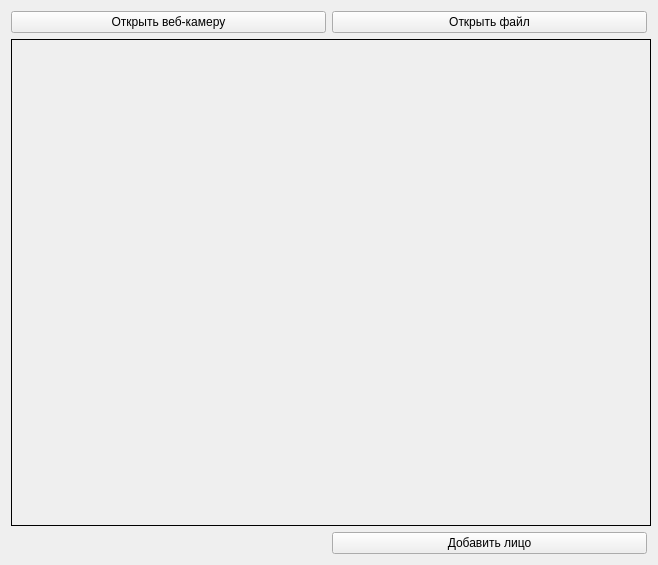
<?xml version="1.0" encoding="UTF-8"?>
<ui version="4.0">
 <class>MainWindow</class>
 <widget class="QMainWindow" name="MainWindow">
  <property name="geometry">
   <rect>
    <x>0</x>
    <y>0</y>
    <width>658</width>
    <height>565</height>
   </rect>
  </property>
  <property name="minimumSize">
   <size>
    <width>658</width>
    <height>565</height>
   </size>
  </property>
  <property name="windowTitle">
   <string>Face Recognition</string>
  </property>
  <widget class="QWidget" name="centralWidget">
   <layout class="QVBoxLayout" name="verticalLayout">
    <item>
     <layout class="QHBoxLayout" name="horizontalLayout_2">
      <item>
       <widget class="QPushButton" name="button_open_web_cam">
        <property name="text">
         <string>Открыть веб-камеру</string>
        </property>
       </widget>
      </item>
      <item>
       <widget class="QPushButton" name="button_open_file">
        <property name="text">
         <string>Открыть файл</string>
        </property>
       </widget>
      </item>
     </layout>
    </item>
    <item>
     <widget class="QLabel" name="frame">
      <property name="minimumSize">
       <size>
        <width>640</width>
        <height>480</height>
       </size>
      </property>
      <property name="sizeIncrement">
       <size>
        <width>16</width>
        <height>9</height>
       </size>
      </property>
      <property name="styleSheet">
       <string notr="true">border: 1px solid;</string>
      </property>
      <property name="text">
       <string/>
      </property>
     </widget>
    </item>
    <item>
     <layout class="QHBoxLayout" name="horizontalLayout">
      <item>
       <widget class="QLabel" name="label">
        <property name="text">
         <string/>
        </property>
       </widget>
      </item>
      <item>
       <widget class="QPushButton" name="button_add_face">
        <property name="text">
         <string>Добавить лицо</string>
        </property>
       </widget>
      </item>
     </layout>
    </item>
   </layout>
  </widget>
 </widget>
 <layoutdefault spacing="6" margin="11"/>
 <resources/>
 <connections/>
</ui>
